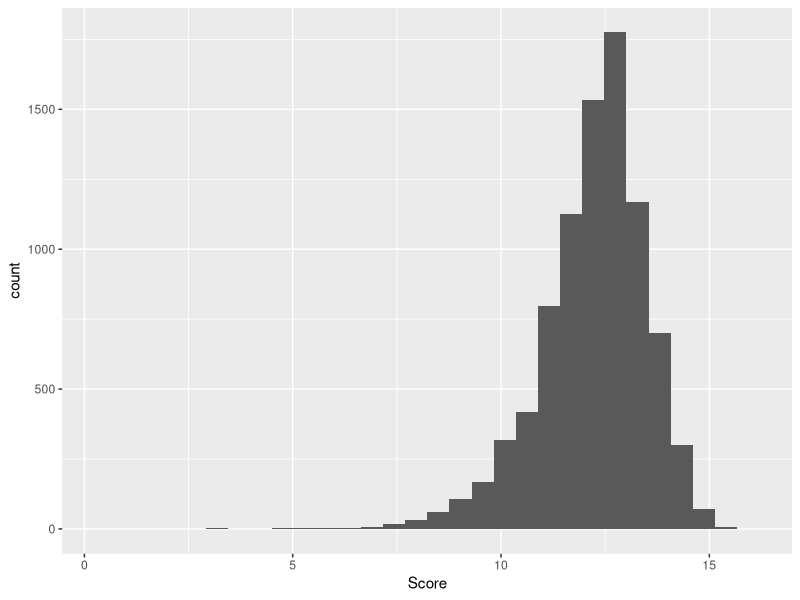

The R script that drew this image:
## ---- chunk 1
knitr::opts_chunk$set(echo = FALSE)
## ---- chunk 2
# load in libraries
package_list <- c("tidyverse", "vroom", "stringr", "dplyr", "ggsci")

# load in packages
for (package_name in package_list) {
  if (!requireNamespace(package_name, quietly = TRUE)) {
    install.packages(package_name)
  }
  library(package_name, character.only = TRUE)
}

# load in data
df <- vroom("cleandata/data_2022_2023.csv")


## ---- chunk 3
# Clean up names to make sure there is unique name for each athlete.
# taking the first 'word' of the names to simplify
df <- df%>%
  mutate(first_name_only = word(FirstName, 1)) %>%
  mutate(last_name_only = word(LastName, 1))

# standardizing countries. Ex know Scotland and Wales all compete with England as Great Britain.
df_c <- df %>%
  mutate(
    clean_country = case_when(Country == "SCO" ~ "GBR", 
                              Country == "ENG" ~ "GBR", 
                              Country == "WAL" ~ "GBR",
                              Country == "SIN" ~ "SIG", 
                              Country == "GE1" ~ "GER", 
                              Country == "GE2" ~ "GER", 
                              Country == "NIR" ~ "GBR",
                              Country == "IOM" ~ "GBR", 
                              Country == "PUR" ~ "USA",
                              TRUE ~ Country
      
    )
  )

# Simplifying accents in names and dashes
replace_letters <- function(name){
  name <- gsub("Ö", "OE", name)
  name <- gsub("Ü", "U", name)
  name <- gsub("Ø", "O", name)
  name <- sub("-.*", "", name)
  name <- gsub("Ä", "AE", name)
  return(name)
}

standardize <- function(name){
  name <- iconv(name, "UTF-8", "ASCII//TRANSLIT")
  return (name)
}

# Applying accent cleaning function to dataframe's name columns.
df_c$first_name_only <- lapply(df_c$first_name_only, replace_letters)
df_c$last_name_only <- lapply(df_c$last_name_only, replace_letters)

df_c$first_name_only <- lapply(df_c$first_name_only, standardize)
df_c$last_name_only <- lapply(df_c$last_name_only, standardize) 


# mutate to create name variable comprising of both first and last name
df_c <- df_c %>%
  mutate(name = paste(first_name_only, last_name_only))

# Separating into two dataset of men and women's gymnastics
df_men_c <- df_c%>%
  filter(Gender == "m")

df_women_c <- df_c%>%
  filter(Gender == "w")

  
## ---- chunk 4
# Manual cleaning done on name for women's data
df_women_c <- df_women_c %>%
  mutate(
    clean_name = case_when(
      name == "Anna KONIG" ~ "Anna KOENIG",
      name == "Aberdeen O" ~ "Aberdeen O'DRISCOL", 
      name == "Christina KIOSO" ~ "Christina VASILOPOULOU",
      name == "Korkem YEROBSSYNKYZY" ~ "Korkem YERBOSSYNKYZY",
      name == "Larasati REGGANIS" ~ "Larasati RENGGANIS", 
      name == "Liu MAI" ~ "Mai LIU" ,
      name == "Melanie DE" ~ "Melanie DE JESUS", 
      name == "Melanie JESUS" ~ "Melanie DE JESUS", 
      name == "Milka ELPITIYA" ~ "Milka GEHANI", 
      name == "NA ELPITIYA" ~ "Milka GEHANI", 
      name == "Nika KUKULJAN" ~ "Nika FRLETA", 
      name == "Olivia MAFES" ~ "Olivia Kelly", 
      name == "Ruby EVAN" ~ "Ruby EVANS", 
      name == "Sasiwimion MUEANGPHUAN" ~ "Sasiwimon MUEANGPHUAN", 
      name == "Shade OORSCHOT" ~ "Shade VAN OORSCHOT",
      name == "Shade VAN" ~ "Shade VAN OORSCHOT", 
      name == "Vera VAN" ~ "Vera VAN POL", 
      name == "Vera POL"  ~ "Vera VAN POL", 
      name == "Wong VANESSA" ~ "Vanessa WONG", 
      name == "Zeina SHARAF" ~ "Zeina IBRAHIM", 
      name == "NA JESUS" ~ "Melanie DE JESUS",
      TRUE ~ name
    )
  )

# Manual cleaning done on country specifications for women's data
df_women_c <- df_women_c %>%
  mutate(
    clean_country = ifelse(clean_name == "Teja BELAK", "SLO", clean_country), 
    clean_country = ifelse(clean_name == "Naveen DARIES", "RSA", clean_country), 
    clean_country = ifelse(clean_name == "Madeleine MARSHALL", "NZL", clean_country)
  )

df_women_c <- df_women_c %>%
  filter(!is.na(first_name_only))

numeric_columns <- sapply(df_women_c, is.numeric)
df_women_c[numeric_columns][is.na(df_women_c[numeric_columns])] <- 0
## ---- chunk 5
# Manual cleaning done on name for men's data
df_men_c <- df_men_c %>%
  mutate(
    clean_name = case_when(
      name == "Mc ATEER" ~ "Ewan MCATEER",
      name == "Ewan MC" ~ "Ewan MCATEER", 
      name == "Mc CLENAGHAN" ~ "Rhys MCCLENAGHAN",
      name == "Rhys MC" ~ "Rhys MCCLENAGHAN",
      name == "Samual DICK" ~ "Samuel DICK",
      name == "William FU" ~ "William FUALLEN",
      name == "Jermain GRUNBERG" ~ "Jermain GRUENBERG", 
      name == "Rakah HARITHI" ~ "Rakan HARITHI",
      name == "Vinzenz HOCK" ~ "Vinzenz HOECK",
      name == "VInzenz HOECK" ~ "Vinzenz HOECK",
      name == "Mohamad KHALIL" ~ "Mohamed KHALIL",
      name == "Severin KRANZLMULLER" ~ "Severin KRANZLMUELLER",
      name == "NA KUMARASINGHEGE" ~ "Hansha KUMARASINGHEGE",
      name == "Manuel MARTINEZ" ~ "Jose MARTINEZ",
      name == "Felipe MARTINEZ" ~ "Andres MARTINEZ",
      name == "Clay MASON" ~ "Clay MASONSTEPHENS",
      name == "Dimitrijs MICKEVICS" ~ "Dmitrijs MICKEVICS",
      name == "Dmitry PATANIN" ~ "Dmitriy PATANIN",
      name == "NA SOUZA" ~ "Caio SOUZA",
      name == "Jann TIMBANG" ~ "Jan TIMBANG",
      name == "Kim VANSTROM" ~ "Kim VANSTROEM",
      name == "Sam ZAKUTNEY" ~ "Samuel ZAKUTNEY",
      TRUE ~ name
    )
  )

# Manual cleaning done on country specifications for men's data
df_men_c <- df_men_c %>%
  mutate(
    clean_country = ifelse(clean_name == "Ewan MCATEER", "IRL", clean_country), 
    clean_country = ifelse(clean_name == "Rhys MCCLENAGHAN", "IRL", clean_country), 
    clean_country = ifelse(clean_name == "Dominick CUNNINGHAM", "IRL", clean_country),
    clean_country = ifelse(clean_name == "Eamon MONTGOMERY", "IRL", clean_country),
    clean_country = ifelse(clean_name == "NIkita SIMONOV", "AZE", clean_country)
  )

df_men_c <- df_men_c %>%
  filter(!is.na(first_name_only))

numeric_columns <- sapply(df_men_c, is.numeric)
df_men_c[numeric_columns][is.na(df_men_c[numeric_columns])] <- 0

## ---- chunk 6
df_men_names <- df_men_c %>%
  distinct(last_name_only, first_name_only, clean_country, name)

## ---- chunk 7

unique(df_women_c$Competition)

df_women_c <- df_women_c %>%
  mutate(competition_number = case_when(
    Competition == "2022 Cottbus World Cup" ~ "1",
    Competition == "2022 Winter Cup" ~ "2",
    Competition == "2022 Doha World Cup" ~ "3",
    Competition == "2022 Cairo World Cup" ~ "4",
    Competition == "2022 British Gymnastics Championships" ~ "5",
    Competition == "2022 Varna World Challenge Cup" ~ "6",
    Competition == "2022 Baku World Cup" ~ "7",
    Competition == "2022 Osijek World Challenge Cup" ~ "8",
    Competition == "2022 9th Senior Artistic Gymnastics Asian Championships" ~ "9",
    Competition == "2022 Koper World Challenge Cup" ~ "10",
    Competition == "2022 U.S. Classic" ~ "11",
    Competition == "BIRMINGHAM 2022 Commonwealth Games" ~ "12",
    Competition == "2022 Senior European Championships" ~ "13",
    Competition == "2022 U.S. Championships" ~ "14",
    Competition == "2022 Paris World Challenge Cup" ~ "15",
    Competition == "2022 Szombathely World Challenge Cup" ~ "16",
    Competition == "2022 Mersin World Challenge Cup" ~ "17",
    Competition == "2022 51st FIG Artistic Gymnastics World Championships" ~ "18",
    Competition == "2023 Cottbus World Cup" ~ "19",
    Competition == "2023 Winter Cup" ~ "20",
    Competition == "2023 Doha World Cup" ~ "21",
    Competition == "2023 Baku World Cup" ~ "22",
    Competition == "EnBW DTB Pokal Team Challenge 2023" ~ "23",
    Competition == "2023 British Gymnastics Championships" ~ "24",
    Competition == "2023 Senior European Championships" ~ "25",
    Competition == "2023 Cairo World Cup" ~ "26",
    Competition == "2023 Varna World Challenge Cup" ~ "27",
    Competition == "2023 Artistic Gymnastics Senior Pan American Championships" ~ "28",
    Competition == "2023 Tel Aviv World Challenge Cup" ~ "29",
    Competition == "2023 Osijek World Challenge Cup" ~ "30",
    Competition == "2023 10th Senior Artistic Gymnastics Asian Championships" ~ "31",
    Competition == "2023 Central American and Caribbean Games" ~ "32",
    Competition == "2023 FISU World University Games" ~ "33",
    Competition == "2023 Core Hydration Classic" ~ "34",
    Competition == "2023 U.S. Championships" ~ "35",
    Competition == "2023 52nd FIG Artistic Gymnastics World Championships" ~ "36",
    TRUE ~ "Other"
  ))

df_women_c = df_women_c %>%
  mutate(competition_number = as.numeric(competition_number))

## ---- chunk 8

df_women_c <- df_women_c %>%
  mutate(competition_scope = case_when(
    Competition == "2022 Cottbus World Cup" ~ "World",
    Competition == "2022 Winter Cup" ~ "USA",
    Competition == "2022 Doha World Cup" ~ "World",
    Competition == "2022 Cairo World Cup" ~ "World",
    Competition == "2022 British Gymnastics Championships" ~ "non-USA",
    Competition == "2022 Varna World Challenge Cup" ~ "World",
    Competition == "2022 Baku World Cup" ~ "World",
    Competition == "2022 Osijek World Challenge Cup" ~ "World",
    Competition == "2022 9th Senior Artistic Gymnastics Asian Championships" ~ "non-USA",
    Competition == "2022 Koper World Challenge Cup" ~ "World",
    Competition == "2022 U.S. Classic" ~ "USA",
    Competition == "BIRMINGHAM 2022 Commonwealth Games" ~ "non-USA",
    Competition == "2022 Senior European Championships" ~ "non-USA",
    Competition == "2022 U.S. Championships" ~ "USA",
    Competition == "2022 Paris World Challenge Cup" ~ "World",
    Competition == "2022 Szombathely World Challenge Cup" ~ "World",
    Competition == "2022 Mersin World Challenge Cup" ~ "World",
    Competition == "2022 51st FIG Artistic Gymnastics World Championships" ~ "World",
    Competition == "2023 Cottbus World Cup" ~ "World",
    Competition == "2023 Winter Cup" ~ "USA",
    Competition == "2023 Doha World Cup" ~ "World",
    Competition == "2023 Baku World Cup" ~ "World",
    Competition == "EnBW DTB Pokal Team Challenge 2023" ~ "World",
    Competition == "2023 British Gymnastics Championships" ~ "non-USA",
    Competition == "2023 Senior European Championships" ~ "non-USA",
    Competition == "2023 Cairo World Cup" ~ "World",
    Competition == "2023 Varna World Challenge Cup" ~ "World",
    Competition == "2023 Artistic Gymnastics Senior Pan American Championships" ~ "USA",
    Competition == "2023 Tel Aviv World Challenge Cup" ~ "World",
    Competition == "2023 Osijek World Challenge Cup" ~ "World",
    Competition == "2023 10th Senior Artistic Gymnastics Asian Championships" ~ "non-USA",
    Competition == "2023 Central American and Caribbean Games" ~ "non-USA",
    Competition == "2023 FISU World University Games" ~ "USA",
    Competition == "2023 Core Hydration Classic" ~ "USA",
    Competition == "2023 U.S. Championships" ~ "USA",
    Competition == "2023 52nd FIG Artistic Gymnastics World Championships" ~ "World",
    TRUE ~ "Other"
  ))

## ---- chunk 9

df_men_c <- df_men_c %>%
  mutate(competition_number = case_when(
    Competition == "2022 Cottbus World Cup" ~ "1",
    Competition == "2022 Winter Cup" ~ "2",
    Competition == "2022 Doha World Cup" ~ "3",
    Competition == "2022 Cairo World Cup" ~ "4",
    Competition == "2022 British Gymnastics Championships" ~ "5",
    Competition == "2022 Varna World Challenge Cup" ~ "6",
    Competition == "2022 Baku World Cup" ~ "7",
    Competition == "2022 Osijek World Challenge Cup" ~ "8",
    Competition == "2022 9th Senior Artistic Gymnastics Asian Championships" ~ "9",
    Competition == "2022 Koper World Challenge Cup" ~ "10",
    Competition == "2022 U.S. Classic" ~ "11",
    Competition == "BIRMINGHAM 2022 Commonwealth Games" ~ "12",
    Competition == "2022 Senior European Championships" ~ "13",
    Competition == "2022 U.S. Championships" ~ "14",
    Competition == "2022 Paris World Challenge Cup" ~ "15",
    Competition == "2022 Szombathely World Challenge Cup" ~ "16",
    Competition == "2022 Mersin World Challenge Cup" ~ "17",
    Competition == "2022 51st FIG Artistic Gymnastics World Championships" ~ "18",
    Competition == "2023 Cottbus World Cup" ~ "19",
    Competition == "2023 Winter Cup" ~ "20",
    Competition == "2023 Doha World Cup" ~ "21",
    Competition == "2023 Baku World Cup" ~ "22",
    Competition == "EnBW DTB Pokal Team Challenge 2023" ~ "23",
    Competition == "2023 British Gymnastics Championships" ~ "24",
    Competition == "2023 Senior European Championships" ~ "25",
    Competition == "2023 Cairo World Cup" ~ "26",
    Competition == "Oceania Continental Championships 2023" ~ "27",
    Competition == "2023 Varna World Challenge Cup" ~ "28",
    Competition == "2023 Artistic Gymnastics Senior Pan American Championships" ~ "29",
    Competition == "2023 Tel Aviv World Challenge Cup" ~ "30",
    Competition == "2023 Osijek World Challenge Cup" ~ "31",
    Competition == "2023 10th Senior Artistic Gymnastics Asian Championships" ~ "32",
    Competition == "2023 Central American and Caribbean Games" ~ "33",
    Competition == "2023 FISU World University Games" ~ "34",
    Competition == "2023 Core Hydration Classic" ~ "35",
    Competition == "2023 U.S. Championships" ~ "36",
    Competition == "2023 52nd FIG Artistic Gymnastics World Championships" ~ "37",
    TRUE ~ "Other"
  ))

df_men_c = df_men_c %>%
  mutate(competition_number = as.numeric(competition_number))

## ---- chunk 10

df_men_c <- df_men_c %>%
  mutate(competition_scope = case_when(
    Competition == "2022 Cottbus World Cup" ~ "World",
    Competition == "2022 Winter Cup" ~ "USA",
    Competition == "2022 Doha World Cup" ~ "World",
    Competition == "2022 Cairo World Cup" ~ "World",
    Competition == "2022 British Gymnastics Championships" ~ "non-USA",
    Competition == "2022 Varna World Challenge Cup" ~ "World",
    Competition == "2022 Baku World Cup" ~ "World",
    Competition == "2022 Osijek World Challenge Cup" ~ "World",
    Competition == "2022 9th Senior Artistic Gymnastics Asian Championships" ~ "non-USA",
    Competition == "2022 Koper World Challenge Cup" ~ "World",
    Competition == "2022 U.S. Classic" ~ "USA",
    Competition == "BIRMINGHAM 2022 Commonwealth Games" ~ "non-USA",
    Competition == "2022 Senior European Championships" ~ "non-USA",
    Competition == "2022 U.S. Championships" ~ "USA",
    Competition == "2022 Paris World Challenge Cup" ~ "World",
    Competition == "2022 Szombathely World Challenge Cup" ~ "World",
    Competition == "2022 Mersin World Challenge Cup" ~ "World",
    Competition == "2022 51st FIG Artistic Gymnastics World Championships" ~ "World",
    Competition == "2023 Cottbus World Cup" ~ "World",
    Competition == "2023 Winter Cup" ~ "USA",
    Competition == "2023 Doha World Cup" ~ "World",
    Competition == "2023 Baku World Cup" ~ "World",
    Competition == "EnBW DTB Pokal Team Challenge 2023" ~ "World",
    Competition == "2023 British Gymnastics Championships" ~ "non-USA",
    Competition == "2023 Senior European Championships" ~ "non-USA",
    Competition == "2023 Cairo World Cup" ~ "World",
    Competition == "Oceania Continental Championships 2023" ~ "non-USA",
    Competition == "2023 Varna World Challenge Cup" ~ "World",
    Competition == "2023 Artistic Gymnastics Senior Pan American Championships" ~ "USA",
    Competition == "2023 Tel Aviv World Challenge Cup" ~ "World",
    Competition == "2023 Osijek World Challenge Cup" ~ "World",
    Competition == "2023 10th Senior Artistic Gymnastics Asian Championships" ~ "non-USA",
    Competition == "2023 Central American and Caribbean Games" ~ "non-USA",
    Competition == "2023 FISU World University Games" ~ "USA",
    Competition == "2023 Core Hydration Classic" ~ "USA",
    Competition == "2023 U.S. Championships" ~ "USA",
    Competition == "2023 52nd FIG Artistic Gymnastics World Championships" ~ "World",
    TRUE ~ "Other"
  ))

## ---- chunk 11
ggplot(data = df_women_c, aes(x = Score)) +
  geom_histogram()

mean(df_women_c$Score)
median(df_women_c$Score)
